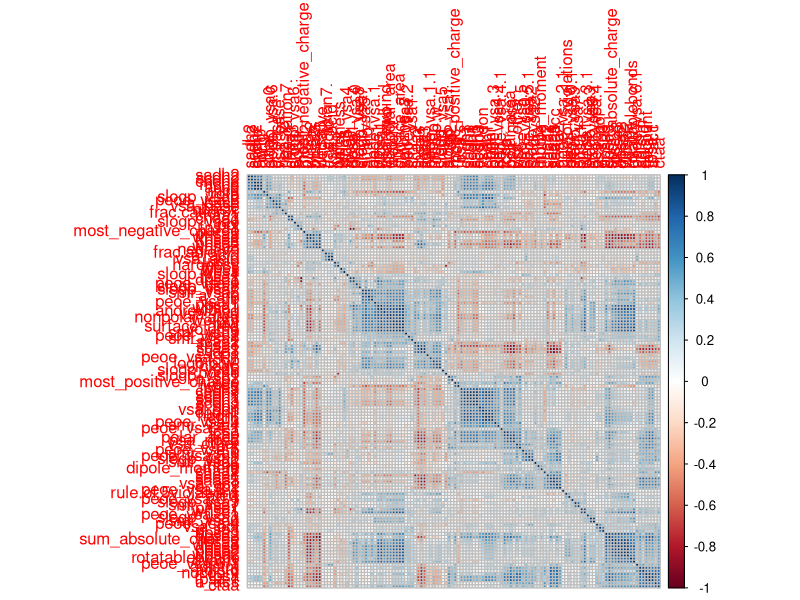
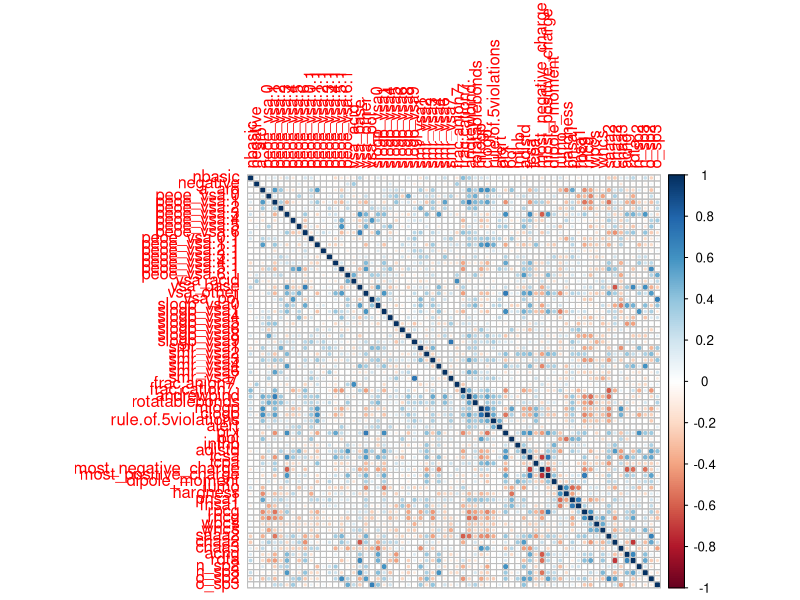

These figures' R source, in order:
save_plots = F

# Exercise 3 (EPage 54): 
#
library(caret)
data(BloodBrain)

# Look for degenerate columns: 
zero_cols = nearZeroVar( bbbDescr )
colnames( bbbDescr )[ zero_cols ]

# Look for strong correlations among the predictors: 
library(corrplot)
corrplot( cor( bbbDescr ), order="hclust" )

# Find which predictors we can elliminate since they have correlations that are "too large":
#
highCorr = findCorrelation( cor( bbbDescr ), cutoff=0.75 )

bbbDescr_independent = bbbDescr[,-highCorr]

corrplot( cor(bbbDescr_independent) ) # notice that this matrix has no values > cutoff=0.75 above

